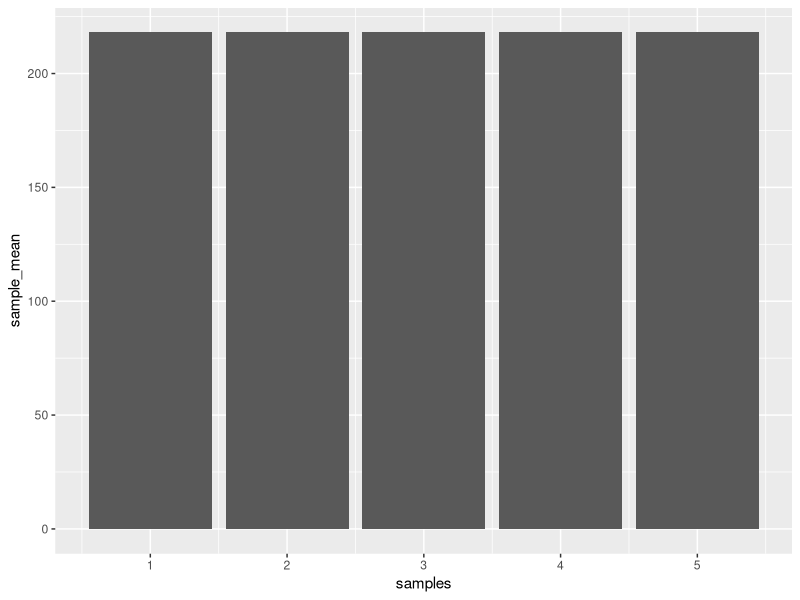
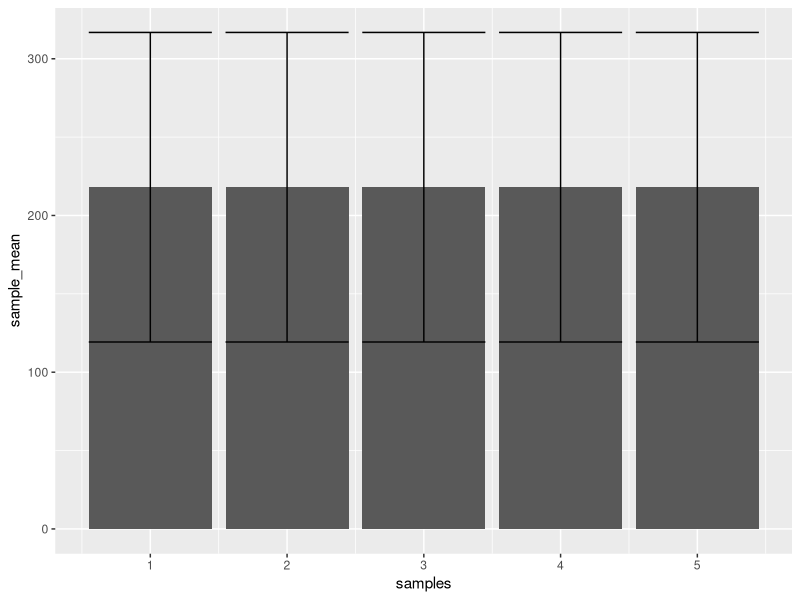

Generate these figures, in order, with R: (Note: a time limit stopped this script after it produced the figures.)
## ---- chunk 1
library(ggplot2)
library(dplyr)
## ---- chunk 2
observations<-rep(rnorm(25, 200,100),5)
samples <- rep(1:5,each =25)
my_data <- data.frame(samples, observations)

means <- my_data %>%
  group_by(samples) %>%
  summarize(sample_mean = mean(observations), sd=sd(observations))

#sample_means
ggplot(means, aes(x = samples, y =sample_mean))+
  geom_bar(stat="identity")

#error bars added
ggplot(means, aes(x = samples, y =sample_mean))+
  geom_bar(stat="identity")+
  geom_errorbar(aes(ymin=sample_mean-sd, ymax=sample_mean+sd))

## ---- chunk 3
set.seed(116)
test_population<-sample(runif(1000000))
true_mean<-mean(test_population)
print(true_mean)

#sampling distribution of n=100
sample1=rep(NA,10000)
for ( i in 1:10000) {
  sample1[i]<- mean(sample(test_population, size=100))
}
mean(sample1)

#sampling distribution of n=1000
sample2=rep(NA,10000)
for ( i in 1:10000) {
  sample2[i]<- mean(sample(test_population, size=1000))
}
mean(sample2)
## ---- chunk 4

## ---- chunk 5

## ---- chunk 6
